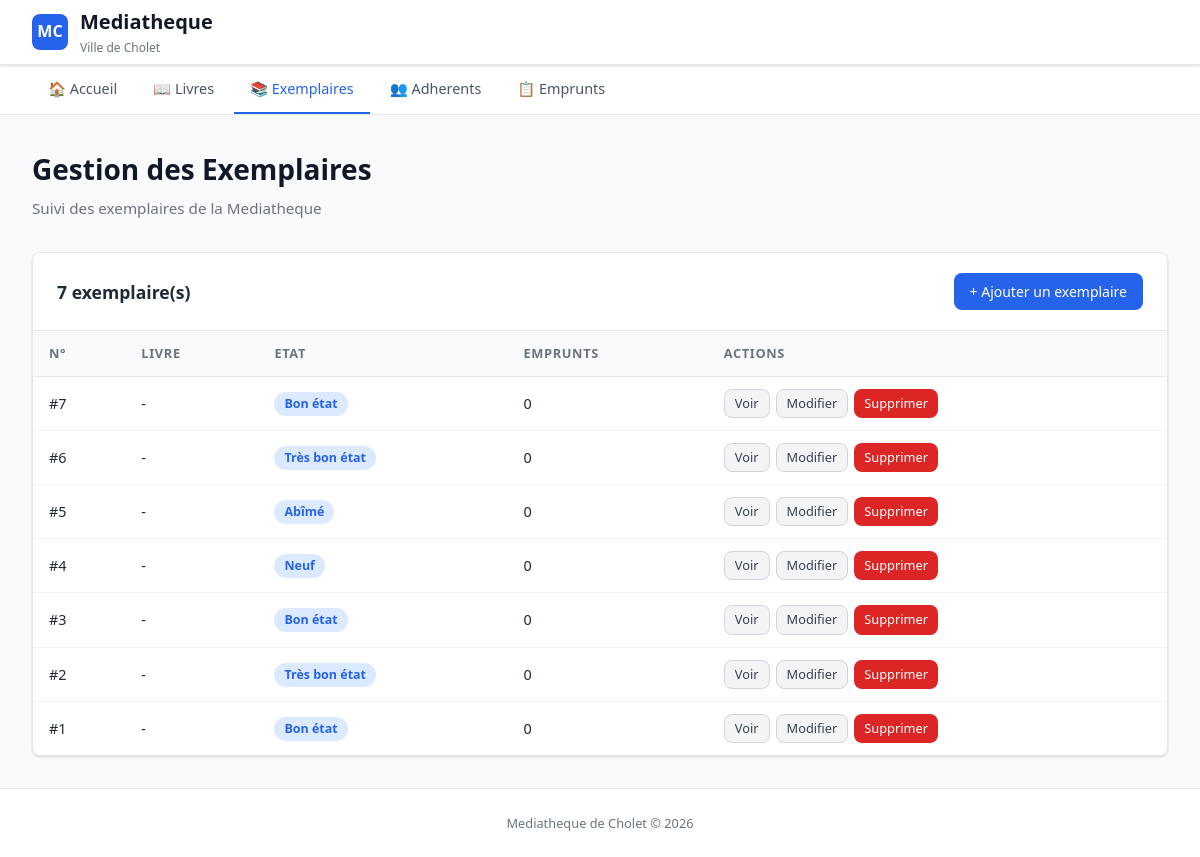
Before: /exemplaires/index.php with the older database file.
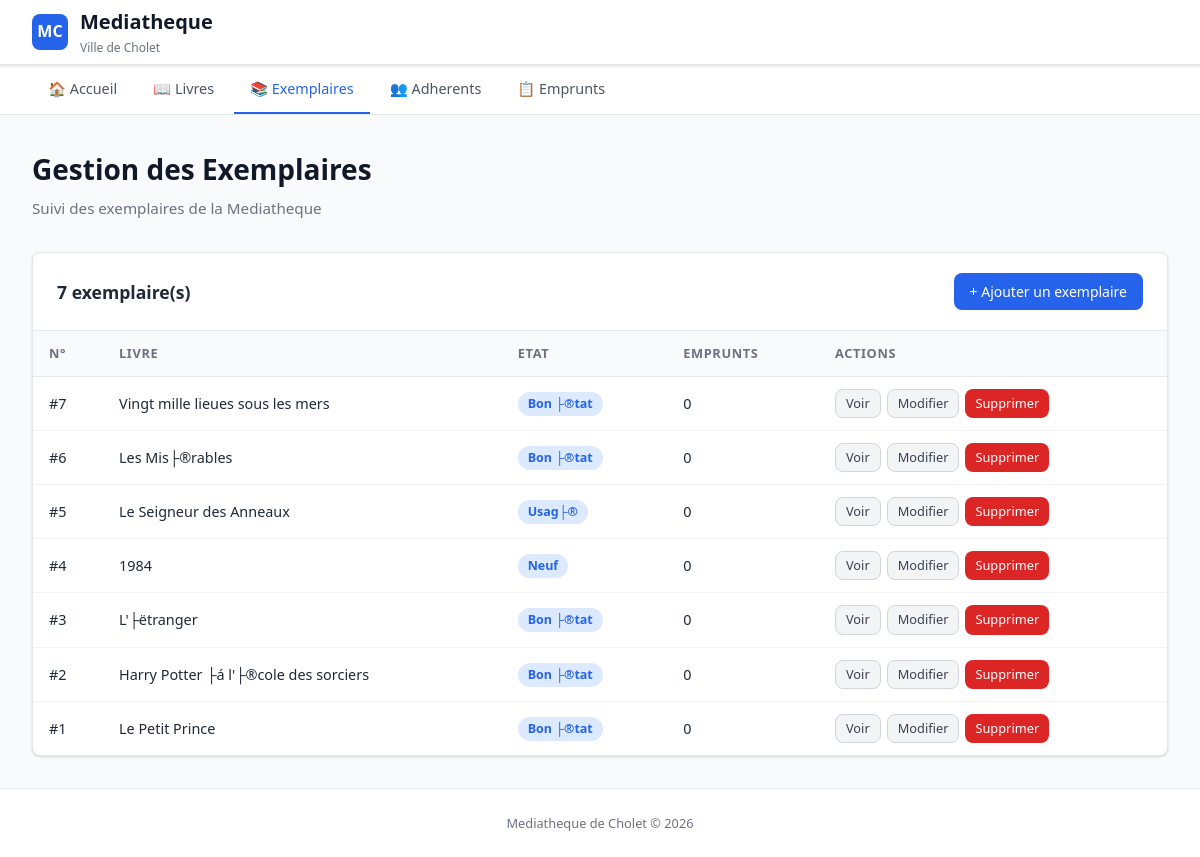
After: the same page with the newer database file.
### tables this page shows
CREATE TABLE `exemplaire` (
  `Id_Exemplaire` int NOT NULL AUTO_INCREMENT,
  `code_exemplaire` varchar(50) DEFAULT NULL,
  `etat` varchar(50) DEFAULT NULL,
  PRIMARY KEY (`Id_Exemplaire`),
  UNIQUE KEY `uq_code_exemplaire` (`code_exemplaire`)
);

### exemplaires/index.php (the view, shortened to what this page needs)
<?php
require_once __DIR__ . '/../config/database.php';
$exemplaires = $pdo->query("
    SELECT ex.*, l.titre, l.isbn,
    (SELECT COUNT(*) FROM Emprunter em WHERE em.Id_Exemplaire = ex.Id_Exemplaire) AS nb_emprunts
    FROM Exemplaire ex
    LEFT JOIN Posseder p ON ex.Id_Exemplaire = p.Id_Exemplaire  -- lien exemplaire -> posseder
    LEFT JOIN Livre l ON p.Id_Livre = l.Id_Livre                -- lien posseder -> livre
    ORDER BY ex.Id_Exemplaire DESC                              -- plus recents en premier
")->fetchAll();
$currentPage = 'exemplaires';
require_once __DIR__ . '/../includes/header.php';
?>
<h1>Gestion des Exemplaires</h1>
<p class="subtitle">Suivi des exemplaires de la Mediatheque</p>
<div class="table-container">
    <div class="table-header">
        <h2><?php echo count($exemplaires); ?> exemplaire(s)</h2>
        <a href="ajouter.php" class="btn btn-primary">+ Ajouter un exemplaire</a>
    </div>
    <?php if (empty($exemplaires)): ?>
        <div class="empty-state">
            <p>&#128218;</p>
            <p>Aucun exemplaire enregistre.</p>
        </div>
    <?php else: ?>
        <table>
            <thead>
                <tr>
                    <th>N°</th>
                    <th>Livre</th>
                    <th>Etat</th>
                    <th>Emprunts</th>
                    <th>Actions</th>
                </tr>
            </thead>
            <tbody>
                <?php foreach ($exemplaires as $ex): ?>
                    <tr>
                        <td>#<?php echo $ex['Id_Exemplaire']; ?></td>
                        <td><?php echo $ex['titre'] ? htmlspecialchars($ex['titre']) : '-'; ?></td>
                        <td><span class="badge badge-blue"><?php echo htmlspecialchars($ex['etat'] ?? '-'); ?></span></td>
                        <td><?php echo $ex['nb_emprunts']; ?></td>
                        <td>
                            <div class="btn-group">
                                <a href="consulter.php?id=<?php echo $ex['Id_Exemplaire']; ?>" class="btn btn-secondary btn-sm">Voir</a>
                                <a href="modifier.php?id=<?php echo $ex['Id_Exemplaire']; ?>" class="btn btn-secondary btn-sm">Modifier</a>
                                <a href="supprimer.php?id=<?php echo $ex['Id_Exemplaire']; ?>" class="btn btn-danger btn-sm" onclick="return confirm('Supprimer cet exemplaire ?')">Supprimer</a>
                            </div>
                        </td>
                    </tr>
                <?php endforeach; ?>
            </tbody>
        </table>
    <?php endif; ?>
</div>
<?php require_once __DIR__ . '/../includes/footer.php'; ?>

### includes/header.php (shortened to what this page needs)
<?php
$scheme = (!empty($_SERVER['HTTPS']) && $_SERVER['HTTPS'] !== 'off') ? 'https' : 'http';
$host = $_SERVER['HTTP_HOST'];
$docRoot = str_replace('\\', '/', realpath($_SERVER['DOCUMENT_ROOT'] ?? '.') ?: '');
$projectRoot = str_replace('\\', '/', realpath(__DIR__ . '/..') ?: '');
if ($docRoot !== '' && strpos($projectRoot, $docRoot) === 0) {
    $webPath = substr($projectRoot, strlen($docRoot));
    $prefix = $scheme . '://' . $host . $webPath . '/';
} else {
    $dirName = str_replace('\\', '/', dirname($_SERVER['SCRIPT_NAME']));
    $segments = array_values(array_filter(explode('/', $dirName)));
    $depth = max(0, count($segments) - 1);
    $prefix = str_repeat('../', $depth);
}
?>
<!DOCTYPE html>
<html lang="fr">
<head>
    <link rel="stylesheet" href="<?php echo $prefix; ?>css/style.css">
</head>
<body>
    <header>
        <div class="header-top">
            <a href="<?php echo $prefix; ?>index.php" class="logo">
                <div class="logo-icon">MC</div>
                <div>
                    <div class="logo-text">Mediatheque</div>
                    <div class="logo-sub">Ville de Cholet</div>
                </div>
            </a>
        </div>
    </header>
    <nav id="mainNav">
        <ul>
            <li><a href="<?php echo $prefix; ?>index.php" class="<?php echo $currentPage === 'accueil' ? 'active' : ''; ?>">&#127968; Accueil</a></li>
            <li><a href="<?php echo $prefix; ?>livres/" class="<?php echo $currentPage === 'livres' ? 'active' : ''; ?>">&#128214; Livres</a></li>
            <li><a href="<?php echo $prefix; ?>exemplaires/" class="<?php echo $currentPage === 'exemplaires' ? 'active' : ''; ?>">&#128218; Exemplaires</a></li>
            <li><a href="<?php echo $prefix; ?>adherents/" class="<?php echo $currentPage === 'adherents' ? 'active' : ''; ?>">&#128101; Adherents</a></li>
            <li><a href="<?php echo $prefix; ?>emprunts/" class="<?php echo $currentPage === 'emprunts' ? 'active' : ''; ?>">&#128203; Emprunts</a></li>
        </ul>
    </nav>
    <main>

### includes/footer.php (shortened to what this page needs)
</main>
    <footer>
        Mediatheque de Cholet &copy; <?php echo date('Y'); ?>
    </footer>
</body>
</html>

### css/style.css (style rules this page uses)
* { margin: 0; padding: 0; box-sizing: border-box; }
:root { --primary: #2563eb; --primary-dark: #1d4ed8; --primary-light: #dbeafe; --danger: #dc2626; --danger-dark: #b91c1c; --danger-light: #fee2e2; --success: #16a34a; --success-light: #dcfce7; --warning: #f59e0b; --warning-light: #fef3c7; --gray-50: #f9fafb; --gray-100: #f3f4f6; --gray-200: #e5e7eb; --gray-300: #d1d5db; --gray-500: #6b7280; --gray-600: #4b5563; --gray-700: #374151; --gray-800: #1f2937; --gray-900: #111827; --radius: 8px; --shadow: 0 1px 3px rgba(0,0,0,0.1), 0 1px 2px rgba(0,0,0,0.06); --shadow-md: 0 4px 6px rgba(0,0,0,0.07), 0 2px 4px rgba(0,0,0,0.06); }
body { font-family: 'Segoe UI', system-ui, -apple-system, sans-serif; background: var(--gray-50); color: var(--gray-800); line-height: 1.6; min-height: 100vh; display: flex; flex-direction: column; }
header { background: white; border-bottom: 1px solid var(--gray-200); padding: 0 2rem; position: sticky; top: 0; z-index: 100; box-shadow: var(--shadow); }
.header-top { display: flex; align-items: center; justify-content: space-between; height: 64px; max-width: 1200px; margin: 0 auto; }
.logo { display: flex; align-items: center; gap: 12px; text-decoration: none; color: var(--gray-900); }
.logo-icon { width: 36px; height: 36px; background: var(--primary); border-radius: var(--radius); display: flex; align-items: center; justify-content: center; color: white; font-weight: 700; font-size: 16px; }
.logo-text { font-size: 1.25rem; font-weight: 700; }
.logo-sub { font-size: 0.75rem; color: var(--gray-500); font-weight: 400; }
nav { background: white; border-bottom: 1px solid var(--gray-200); padding: 0 2rem; }
nav ul { display: flex; list-style: none; max-width: 1200px; margin: 0 auto; gap: 4px; }
nav a { display: flex; align-items: center; gap: 6px; padding: 12px 16px; text-decoration: none; color: var(--gray-600); font-size: 0.9rem; font-weight: 500; border-bottom: 2px solid transparent; transition: all 0.15s ease; }
nav a.active { color: var(--primary); border-bottom-color: var(--primary); }
main { flex: 1; max-width: 1200px; width: 100%; margin: 0 auto; padding: 2rem; }
h1 { font-size: 1.75rem; font-weight: 700; color: var(--gray-900); margin-bottom: 0.25rem; }
.subtitle { color: var(--gray-500); font-size: 0.95rem; margin-bottom: 2rem; }
.table-container { background: white; border: 1px solid var(--gray-200); border-radius: var(--radius); overflow: hidden; box-shadow: var(--shadow); }
.table-header { display: flex; align-items: center; justify-content: space-between; padding: 1.25rem 1.5rem; border-bottom: 1px solid var(--gray-200); }
.table-header h2 { font-size: 1.1rem; font-weight: 600; }
table { width: 100%; border-collapse: collapse; }
th { text-align: left; padding: 12px 16px; font-size: 0.8rem; font-weight: 600; text-transform: uppercase; letter-spacing: 0.05em; color: var(--gray-500); background: var(--gray-50); border-bottom: 1px solid var(--gray-200); }
td { padding: 12px 16px; font-size: 0.9rem; border-bottom: 1px solid var(--gray-100); vertical-align: middle; }
tr:last-child td { border-bottom: none; }
.badge { display: inline-block; padding: 2px 10px; border-radius: 9999px; font-size: 0.78rem; font-weight: 600; }
.badge-blue { background: var(--primary-light); color: var(--primary); }
.btn { display: inline-flex; align-items: center; gap: 6px; padding: 8px 16px; border: none; border-radius: var(--radius); font-size: 0.875rem; font-weight: 500; cursor: pointer; text-decoration: none; transition: all 0.15s ease; line-height: 1.5; }
.btn-primary { background: var(--primary); color: white; }
.btn-danger { background: var(--danger); color: white; }
.btn-secondary { background: var(--gray-100); color: var(--gray-700); border: 1px solid var(--gray-300); }
.btn-sm { padding: 4px 10px; font-size: 0.8rem; }
.btn-group { display: flex; gap: 6px; }
footer { text-align: center; padding: 1.5rem; font-size: 0.8rem; color: var(--gray-500); border-top: 1px solid var(--gray-200); background: white; margin-top: auto; }

Changed rows visible on the page:
changed exemplaire id 7: titre (not shown) → "Vingt mille lieues sous les mers"; etat "Bon état" → "Bon ├®tat"; no longer shows "-"
changed exemplaire id 6: titre (not shown) → "Les Mis├®rables"; etat "Très bon état" → "Bon ├®tat"; no longer shows "-"
changed exemplaire id 5: titre (not shown) → "Le Seigneur des Anneaux"; etat "Abîmé" → "Usag├®"; no longer shows "-"
changed exemplaire "Neuf": titre (not shown) → "1984"; no longer shows "-"
changed exemplaire id 3: titre (not shown) → "L'├ëtranger"; etat "Bon état" → "Bon ├®tat"; no longer shows "-"
changed exemplaire id 2: titre (not shown) → "Harry Potter ├á l'├®cole des sorciers"; etat "Très bon état" → "Bon ├®tat"; no longer shows "-"
changed exemplaire id 1: titre (not shown) → "Le Petit Prince"; etat "Bon état" → "Bon ├®tat"; no longer shows "-"
